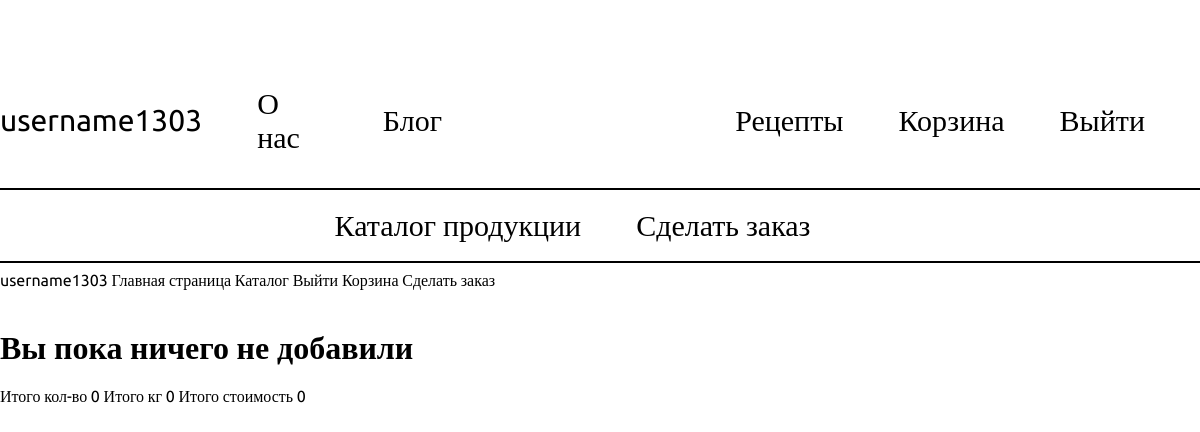
Page /shopping_cart (signed in) on the earlier database version.
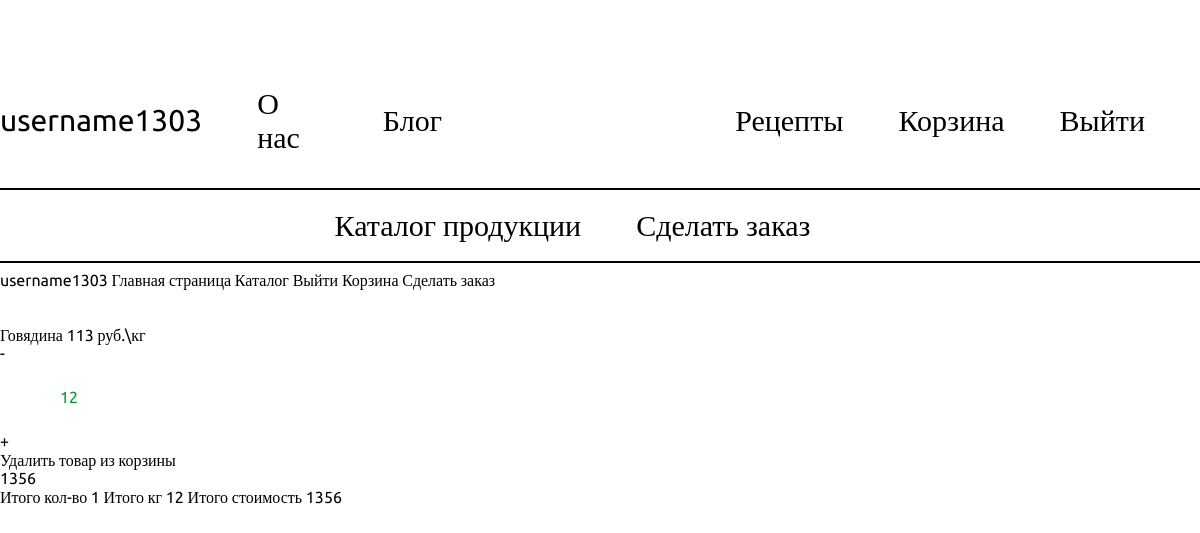
Same page on the later database version.
### butcher_shop_app/models.py (models this page shows)
class GoodsInShoppingCart(models.Model):
    user = models.ForeignKey(User, on_delete=models.CASCADE)
    product = models.ForeignKey(Product, on_delete=models.CASCADE)
    count = models.PositiveIntegerField(default=0)
    def cost(self):
        return self.product.cost
    def total_cost(self):
        return self.product.cost * self.count

class Product(models.Model):
    name = models.CharField(max_length=200)
    cost = models.PositiveIntegerField()
    category_name = models.ManyToManyField(ProductCategories, default="Вне категорий")
    preview = RichTextField(default="Без описания", max_length=500)
    description = RichTextField(default="Без описания")
    image = models.ImageField(upload_to='img', default="img/1.png")
    def __str__(self):
        return self.name

### butcher_shop_app/views.py (the view)
# urls.py: path("shopping_cart", shopping_cart, name="shopping_cart"),
def shopping_cart(request):
    context = cart_logic(request)
    return render(request, "butcher_shop_app/shopping_cart.html", context)

### butcher_shop_app/views.py (called while the page is built, shortened)
def cart_logic(request):
    context = {}
    if request.user.is_authenticated:
        user_cart = GoodsInShoppingCart.objects.filter(user=request.user)
        context["cart"] = user_cart
        context["count_goods_in_cart"] = len(user_cart)
    else:
        shopping_cart_eq = request.session.get('shopping_cart', [])
        count_goods_in_cart = len(shopping_cart_eq)
        context["cart"] = shopping_cart_eq
        context["count_goods_in_cart"] = count_goods_in_cart
    context.update(get_cart_sum_count_kgs(request))
    return context

def get_cart_sum_count_kgs(request):
    cart_info = {}
    products_count_kg = 0
    total_cost = 0
    count = 0
    if request.user.is_authenticated:
        cart = GoodsInShoppingCart.objects.filter(user=request.user)
        for product in cart:
            count += 1
            products_count_kg += product.count
            total_cost += products_count_kg * product.product.cost
    cart_info["products_count_kg"] = products_count_kg
    cart_info["total_cost"] = total_cost
    cart_info["product_count"] = count
    return cart_info

### butcher_shop_app/Templates/butcher_shop_app/shopping_cart.html (shortened to what this page needs)
{% extends 'butcher_shop_app/base.html' %}
{% block content %}
{{cart_len}}<br>
{% include "butcher_shop_app/cart_base.html" %}
{% endblock %}

### butcher_shop_app/Templates/butcher_shop_app/cart_base.html (shortened to what this page needs)
{% if count_goods_in_cart == 0 %}
<h1>Вы пока ничего не добавили</h1>
{% endif %}
{% for product in cart %}
<br>
<div>
    {{product.product}}
    {{product.cost}} руб.\кг
    <form method="post">
        <button type="submit">-</button>
    </form>
    <form method="post">
        <input name="goods_count" type="number" min="1" value="{{product.count}}">
    </form>
    <form method="post">
        <button type="submit">+</button>
    </form>
    <form method="post">
        <button type="submit">Удалить товар из корзины</button>
    </form>
    {{product.total_cost}}
</div>
{% endfor %}
<div>
   Итого кол-во {{product_count}}
    Итого кг {{products_count_kg}}
    Итого стоимость {{total_cost}}
</div>

Differences in the rows shown:
added GoodsInShoppingCart: product "Говядина", cost "113", goods_count "12", total_cost "1356"
Other differences:
{{ product_count }}: "0" → "1"
{{ products_count_kg }}: "0" → "12"
{{ total_cost }}: "0" → "1356"
text no longer shown: "Вы пока ничего не добавили"
